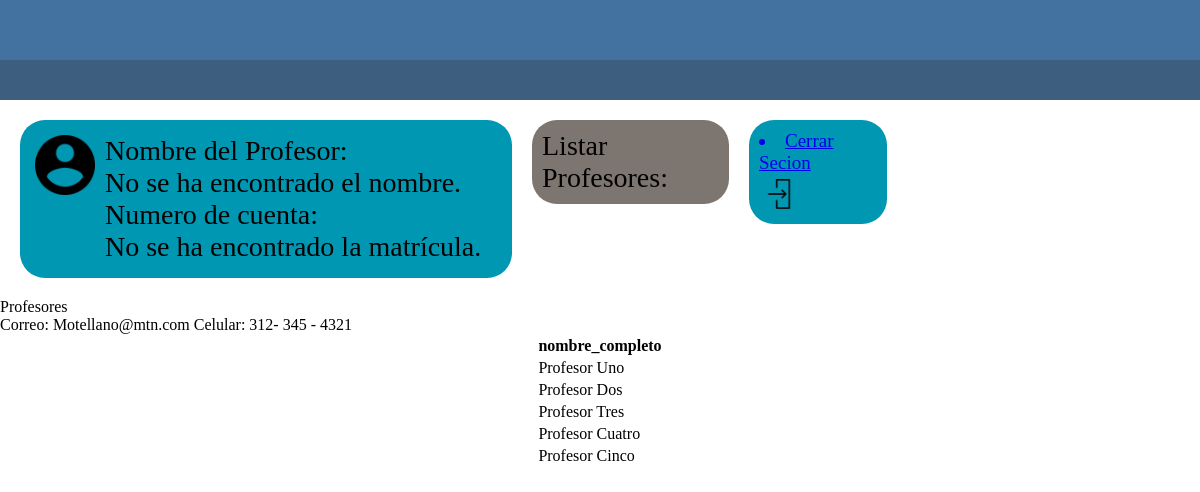
Screenshot of /Pagina_Maestro_prototipo1/Profesor_Listar_Profesores_1.php with the database file from the repository.
### tables this page shows
CREATE TABLE profesores(
    matricula_profesor INT PRIMARY KEY,
    contraseña VARCHAR(30),
    nombre_completo VARCHAR(100),
    correo VARCHAR(50),
    FOREIGN KEY (correo) REFERENCES login(correo)
);

### Pagina_Maestro_prototipo1/Conexion.php (called while the page is built, shortened)
<?php
   class Conexion{
    private $host = 'localhost';
    private $usuario= 'root';
    private $password = '';
    private $base = 'Titanic';
    public $sentencia;
    private $conexion;
    private function abrir_conexion(){
      $this->conexion = new mysqli($this->host,$this->usuario,$this->password,$this->base);
    }
    public function obtener_sentencia(){
      $result = $this->conexion->query($this->sentencia);
      return $result;
    }
  }
?>

### Pagina_Maestro_prototipo1/Contacto.php (called while the page is built, shortened)
<?php
   include ("Conexion.php");
   Class Contacto extends conexion{
      public function Listar_Profesores(){
         $this->sentencia = "SELECT nombre_completo FROM profesores;";
         $resultado = $this->obtener_sentencia();
         return $resultado;
      }
   }
?>

### Pagina_Maestro_prototipo1/Profesor_Listar_Profesores_1.php (the view, shortened to what this page needs)
<!DOCTYPE html>
<head>
	<tie></title>
	<link rel="stylesheet" type="text/css" href="Listar_Alumnos_Profesor.css">
</head>
<body>
    <div id="total">
    <div id="Prinsipal">
    	<div id="Color_arriba0"></div>
	    <div id="Color_arriba1"></div>
    	<header id="cabeza">
    		<article id="Info_usuario">
                <input id="Imagen0" type="image" src="icon_usuario.PNG" alt="Enviar" width="60px" height="60px">
                <div id="Info_usuario1">
            	    <p>Nombre del Profesor:</p>
                    <?php
                        if (isset($_COOKIE['username'])) {
                        $username = $_COOKIE['username'];
                        echo "$username";
                        } else {
                            echo "No se ha encontrado el nombre.";
                        }
                    ?>
                    <p>Numero de cuenta:</p>
                    <?php
                        if (isset($_COOKIE['matricula'])) {
                        $matricula = $_COOKIE['matricula'];
                            echo "$matricula";
                        } else {
                            echo "No se ha encontrado la matrícula.";
                        }
                    ?>
               </div>
            </article>
            <article id="Info_ListAlumn">
            	<div>
            		Listar Profesores:
            	</div>
            </article>
            <article id="cerrar_secion0">
            	<a href="?opc=cerrar_secion"> <li>Cerrar Secion</li> </a>
                <input id="Imagen0" type="image" src="Icon_salir.PNG" alt="Enviar" width="30px" height="30px">
            </article>
    	</header>
    	<section>
    		<article id="Acciones">
    			<div id="Tabla0">
    				<header id="Titulo_Tabla">
    					<p>Profesores</p>
    				</header>
                    <section>
                    <?php
                        require_once("Contacto.php");
                            $obj = new contacto();
                            $resultado = $obj->Listar_Profesores();
                            echo "<table>";
                            echo "<tr>";
                            echo "<th>nombre_completo</th>";
                            echo "</tr>";
                            while ($Profesor = $resultado->fetch_assoc()) {
                                echo "<tr>";
                                echo "<td>".$Profesor["nombre_completo"]."</td>";
                                echo "</tr>";
                            }
                    ?>
                    </section>
    			</div>
    		</article>
    	</section>
    	<footer id="Pie_Pagina"> <p>Correo: Motellano@mtn.com             Celular: 312- 345 - 4321</p> </footer>
    </div>
    </div>
</body>
</html>

### Pagina_Maestro_prototipo1/Listar_Alumnos_Profesor.css (style rules this page uses)
@media (min-width: 1200px) { * { margin: auto; padding: auto; } }
@media (min-width: 1200px) { #Color_arriba0 { background: #4372A1; padding: 30px; } }
@media (min-width: 1200px) { #Color_arriba1 { background: #3E5E7F; padding: 20px; } }
@media (min-width: 1200px) { #cabeza { margin: 0 auto; padding: 10px; display: flex; align-items: stretch; } }
@media (min-width: 1200px) { #Info_usuario { background: #0097B2; width: 40%; padding: 10px; margin: 10px; height: 10%; border-radius: 25px; font-size: 28px; float: left; } }
@media (min-width: 1200px) { #Info_ListAlumn { background: #7D7670; width: 15%; padding: 10px; margin: 10px; height: 10%; border-radius: 25px; display: inline-table; font-size: 28px; float: center; } }
@media (min-width: 1200px) { #cerrar_secion0 { background: #0097B2; width: 10%; padding: 10px; margin: 10px; height: 10%; border-radius: 25px; display: inline-table; float: right; font-size: 19px; } }
@media (min-width: 1200px) { #Imagen0 { float: inline-start; margin: 5px; } }
@media (min-width: 1200px) { #Info_usuario1 { float: inline-start; margin: 5px; } }

### rows the page displays
profesores: nombre_completo "Profesor Uno"
profesores: nombre_completo "Profesor Dos"
profesores: nombre_completo "Profesor Tres"
profesores: nombre_completo "Profesor Cuatro"
profesores: nombre_completo "Profesor Cinco"
